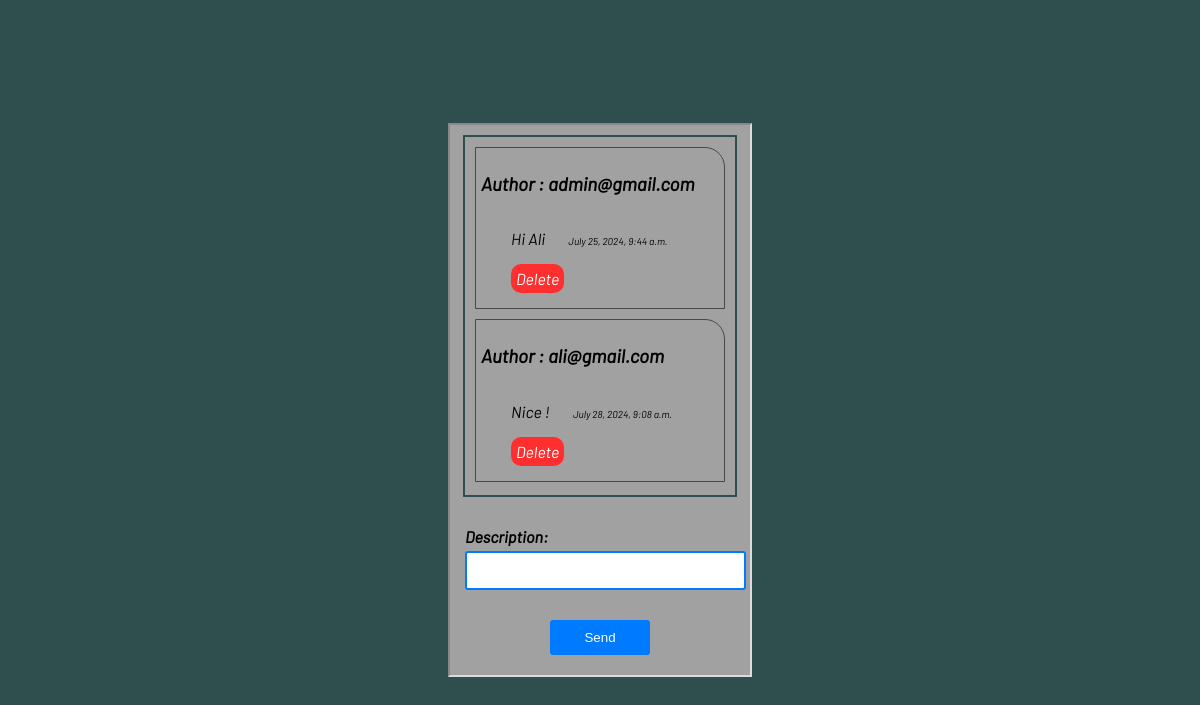
Page /tasks/comments/2/ (signed in) on the committed database.
### Tasks/models.py (models this page shows, shortened)
class Comment(models.Model):
    Author = models.ForeignKey(UserAccount, on_delete=models.CASCADE)
    task = models.ForeignKey(Tasks, on_delete=models.CASCADE)
    description = models.TextField()
    date = models.DateTimeField(auto_now_add=True)

class UserAccount(AbstractBaseUser):
    email = models.EmailField(verbose_name='Email Address', max_length=250, unique=True)
    name = models.CharField(max_length=50)
    is_active = models.BooleanField(default=True)
    is_staff = models.BooleanField(default=False)
    objects = UserAccountManager()
    USERNAME_FIELD = 'email'
    REQUIRED_FIELDS = ['name']
    def __str__(self):
        return self.email

### Tasks/views.py (the view)
# urls.py: path('comments/<task_id>/', comments_view, name='comments'),
@login_required
def comments_view(request, task_id):
    comments = Comment.objects.filter(task__id= task_id)
    if request.method == 'POST':
        form = CreateCommentForm(request.POST)
        if form.is_valid():
            comment = form.save(commit=False)
            comment.Author = request.user
            comment.task = Tasks.objects.get(id=task_id)
            comment.save()
            messages.success(request, 'A comment was made', extra_tags='comment')
            return redirect('comments', task_id=task_id)
    else:
        form = CreateCommentForm()
    context = {
        'comments': comments,
        'form': form,
        'button': 'Send',
        'task_id': task_id,
        }
    return render(request, 'Tasks/comments.html', context)

### Tasks/forms.py
class CreateCommentForm(forms.ModelForm):
    class Meta:
        model = Comment
        fields = ['description']
        widgets = {
            'description': forms.TextInput(attrs={'class': 'form-control'})
        }

### Tasks/templates/Tasks/comments.html (shortened to what this page needs)
{% load static %}
<!DOCTYPE html>
<html lang="en">
<head>
    <link rel="stylesheet" href="{% static 'Tasks/css/comments_style.css' %}">
</head>
<body>
    <div class="create-comment-form">
        <div class="comments">
            {% for comment in comments %}
                <div class="single-comment">
                    <h3>Author : {{ comment.Author }}</h3>
                    <p class="description">
                        {{ comment.description }} <span id="time">{{ comment.date }}</span>
                    </p>
                    <a id="delete-button" href="{% url 'delete-comment' task_id comment.id %}">Delete</a>
                </div>
            {% endfor %}
        </div>
        <div class="form">
            <form action="" method="post">
                {{ form }}
                <button type="submit">{{ button }}</button>
            </form>
        </div>
    </div>
</body>
</html>

### Tasks/static/Tasks/css/comments_style.css (style rules this page uses)
body { font-family: 'Barlow-Italic'; display: flex; justify-content: center; align-items: center; height: 100vh; margin: 0; background-color: darkslategrey; }
.create-comment-form { position: relative; width: 25%; height: 550px; background-color: rgb(161, 161, 161); display: flex; justify-content: center; align-items: center; border: 2px inset gainsboro; }
.create-comment-form label { margin-bottom: 10px; font-weight: bold; }
.create-comment-form input { display: block; margin-top: 5px; margin-bottom: 20px; padding: 10px; border-radius: 3px; width:95%; outline: none; border: 2px solid #007BFF; transition: all 0.5s ease; }
.create-comment-form button { display: block; margin: 0 auto; margin-top: 30px; width: 100px; padding: 10px; background-color: #007BFF; color: white; border: none; border-radius: 3px; cursor: pointer; transition: all 0.5s ease; }
.comments { position: absolute; top: 10px; height: 65%; border: 2px solid darkslategrey; width: 90%; overflow-y: scroll; }
.form { position: absolute; width: 90%; bottom: 20px; }
.comments .single-comment { border: 1px solid rgb(73, 73, 73); margin: 10px; padding: 5px; border-radius: 0 20px 0 0; }
.description { display: inline-block; margin-left: 30px; }
#time { display: inline-block; font-size: 10px; margin-left: 20px; }
#delete-button { text-decoration: none; display: block; margin: 0 0 10px 30px; border-radius: 10px; width:min-content; padding: 5px; color: white; background-color: rgb(255, 47, 47); }

### rows in the picture
Comment: Author "admin@gmail.com", description "Hi Ali", date "July 25, 2024, 9:44 a.m."
Comment: Author "ali@gmail.com", description "Nice !", date "July 28, 2024, 9:08 a.m."

### other values in the picture
{{ button }} "Send"
